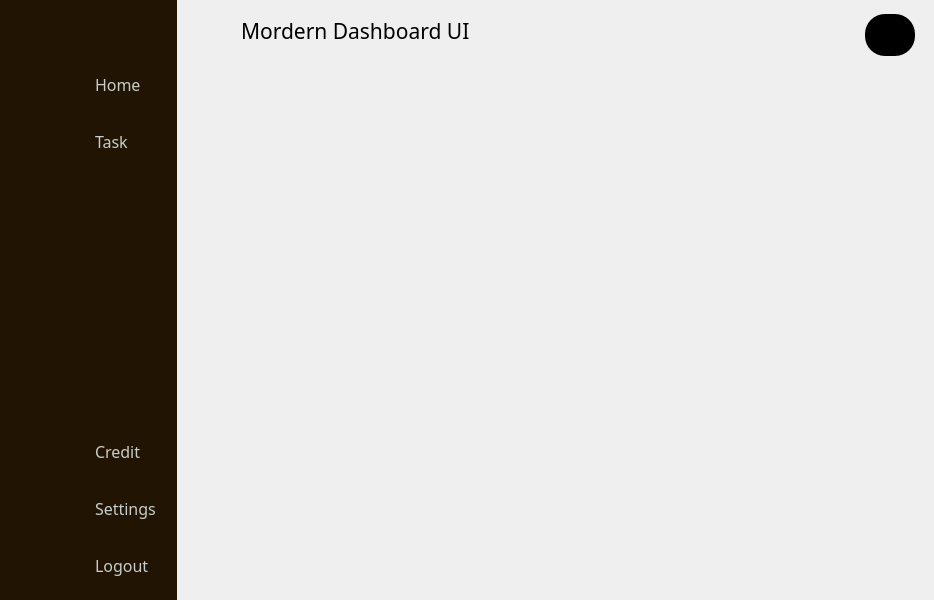
<?xml version="1.0" encoding="UTF-8"?>
<ui version="4.0">
 <class>MainWindow</class>
 <widget class="QMainWindow" name="MainWindow">
  <property name="geometry">
   <rect>
    <x>0</x>
    <y>0</y>
    <width>934</width>
    <height>600</height>
   </rect>
  </property>
  <property name="windowTitle">
   <string>MainWindow</string>
  </property>
  <property name="styleSheet">
   <string notr="true">*{
background:none;
border:none;
margin:0;
padding:0;
}

QDateEdit, QLineEdit{
border-radius:10px;
padding:2px;
margin:1px 6px;
}


#centralwidget{
background:
}
#IconMenu, #SideMenu{
background-color:#221402;
padding:0px;
margin:0px;
}


#IconMenu QPushButton, #IconMenu QLabel, #SideMenu QPushButton, #SideMenu QLabel{
background-color:#221402;
color:#C6CDCA;
text-align: left;
padding:14px 12px;

}

#IconMenuItems QPushButton, #MenuItems QPushButton{
               border-radius:10px;
            }

#IconMenuItems QPushButton:checked, #MenuItems QPushButton:checked,#IconMenuItems QPushButton:hover, #MenuItems QPushButton:hover {
                background-color: #010905;
            }


#header{
background-color:#2D221B
}
#header QLabel, #header QPushButton{
color:#C6CDCA;
font-size:16px
}
#header #userBtn{
      margin-right:20px;
}

#body{
background-color:#F0F0F0
}</string>
  </property>
  <widget class="QWidget" name="centralwidget">
   <layout class="QHBoxLayout" name="centralwidget_Layout">
    <property name="spacing">
     <number>0</number>
    </property>
    <property name="leftMargin">
     <number>0</number>
    </property>
    <property name="topMargin">
     <number>0</number>
    </property>
    <property name="rightMargin">
     <number>0</number>
    </property>
    <property name="bottomMargin">
     <number>0</number>
    </property>
    <item>
     <widget class="QWidget" name="IconMenu" native="true">
      <property name="maximumSize">
       <size>
        <width>80</width>
        <height>16777215</height>
       </size>
      </property>
      <layout class="QVBoxLayout" name="IconMenu_Layout">
       <property name="spacing">
        <number>0</number>
       </property>
       <property name="leftMargin">
        <number>0</number>
       </property>
       <property name="topMargin">
        <number>0</number>
       </property>
       <property name="rightMargin">
        <number>0</number>
       </property>
       <property name="bottomMargin">
        <number>0</number>
       </property>
       <item>
        <widget class="QFrame" name="IconMenuToggle">
         <property name="minimumSize">
          <size>
           <width>0</width>
           <height>50</height>
          </size>
         </property>
         <property name="maximumSize">
          <size>
           <width>16777215</width>
           <height>50</height>
          </size>
         </property>
         <property name="frameShape">
          <enum>QFrame::StyledPanel</enum>
         </property>
         <property name="frameShadow">
          <enum>QFrame::Raised</enum>
         </property>
         <layout class="QVBoxLayout" name="IconMenuToggle_Layout">
          <property name="leftMargin">
           <number>9</number>
          </property>
          <item>
           <widget class="QPushButton" name="IconToggleBtn">
            <property name="cursor">
             <cursorShape>PointingHandCursor</cursorShape>
            </property>
            <property name="toolTip">
             <string>Expand Menu</string>
            </property>
            <property name="text">
             <string/>
            </property>
            <property name="icon">
             <iconset resource="resource.qrc">
              <normaloff>:/icons/icons/menu.svg</normaloff>:/icons/icons/menu.svg</iconset>
            </property>
            <property name="iconSize">
             <size>
              <width>28</width>
              <height>28</height>
             </size>
            </property>
            <property name="checkable">
             <bool>true</bool>
            </property>
            <property name="autoRepeat">
             <bool>false</bool>
            </property>
            <property name="autoExclusive">
             <bool>true</bool>
            </property>
           </widget>
          </item>
         </layout>
        </widget>
       </item>
       <item>
        <widget class="QFrame" name="IconMenuItems">
         <property name="frameShape">
          <enum>QFrame::StyledPanel</enum>
         </property>
         <property name="frameShadow">
          <enum>QFrame::Raised</enum>
         </property>
         <layout class="QVBoxLayout" name="IconMenuItems_Layout">
          <item>
           <widget class="QPushButton" name="homeIconBtn">
            <property name="cursor">
             <cursorShape>PointingHandCursor</cursorShape>
            </property>
            <property name="toolTip">
             <string>Home</string>
            </property>
            <property name="text">
             <string/>
            </property>
            <property name="icon">
             <iconset resource="resource.qrc">
              <normaloff>:/icons/icons/home.svg</normaloff>:/icons/icons/home.svg</iconset>
            </property>
            <property name="iconSize">
             <size>
              <width>28</width>
              <height>28</height>
             </size>
            </property>
            <property name="checkable">
             <bool>true</bool>
            </property>
            <property name="autoExclusive">
             <bool>true</bool>
            </property>
            <property name="autoRepeatDelay">
             <number>100</number>
            </property>
            <property name="autoDefault">
             <bool>false</bool>
            </property>
            <property name="flat">
             <bool>false</bool>
            </property>
           </widget>
          </item>
          <item>
           <widget class="QPushButton" name="taskIconBtn">
            <property name="cursor">
             <cursorShape>PointingHandCursor</cursorShape>
            </property>
            <property name="toolTip">
             <string>Task</string>
            </property>
            <property name="text">
             <string/>
            </property>
            <property name="icon">
             <iconset resource="resource.qrc">
              <normaloff>:/icons/icons/edit-3.svg</normaloff>:/icons/icons/edit-3.svg</iconset>
            </property>
            <property name="iconSize">
             <size>
              <width>28</width>
              <height>28</height>
             </size>
            </property>
            <property name="checkable">
             <bool>true</bool>
            </property>
            <property name="autoExclusive">
             <bool>true</bool>
            </property>
            <property name="autoRepeatDelay">
             <number>100</number>
            </property>
            <property name="autoDefault">
             <bool>false</bool>
            </property>
            <property name="flat">
             <bool>false</bool>
            </property>
           </widget>
          </item>
          <item>
           <spacer name="IconMenuSpacer">
            <property name="orientation">
             <enum>Qt::Vertical</enum>
            </property>
            <property name="sizeHint" stdset="0">
             <size>
              <width>20</width>
              <height>40</height>
             </size>
            </property>
           </spacer>
          </item>
          <item>
           <widget class="QPushButton" name="creditIconBtn">
            <property name="cursor">
             <cursorShape>PointingHandCursor</cursorShape>
            </property>
            <property name="toolTip">
             <string>Credit</string>
            </property>
            <property name="text">
             <string/>
            </property>
            <property name="icon">
             <iconset resource="resource.qrc">
              <normaloff>:/icons/icons/credit-card.svg</normaloff>:/icons/icons/credit-card.svg</iconset>
            </property>
            <property name="iconSize">
             <size>
              <width>28</width>
              <height>28</height>
             </size>
            </property>
            <property name="checkable">
             <bool>true</bool>
            </property>
            <property name="autoExclusive">
             <bool>true</bool>
            </property>
            <property name="autoRepeatDelay">
             <number>100</number>
            </property>
            <property name="autoDefault">
             <bool>false</bool>
            </property>
            <property name="flat">
             <bool>false</bool>
            </property>
           </widget>
          </item>
          <item>
           <widget class="QPushButton" name="settingsIconBtn">
            <property name="cursor">
             <cursorShape>PointingHandCursor</cursorShape>
            </property>
            <property name="toolTip">
             <string>Settings</string>
            </property>
            <property name="text">
             <string/>
            </property>
            <property name="icon">
             <iconset resource="resource.qrc">
              <normaloff>:/icons/icons/settings.svg</normaloff>:/icons/icons/settings.svg</iconset>
            </property>
            <property name="iconSize">
             <size>
              <width>28</width>
              <height>28</height>
             </size>
            </property>
            <property name="checkable">
             <bool>true</bool>
            </property>
            <property name="autoExclusive">
             <bool>true</bool>
            </property>
            <property name="autoRepeatDelay">
             <number>100</number>
            </property>
            <property name="autoDefault">
             <bool>false</bool>
            </property>
            <property name="flat">
             <bool>false</bool>
            </property>
           </widget>
          </item>
          <item>
           <widget class="QPushButton" name="logoutIconBtn">
            <property name="cursor">
             <cursorShape>PointingHandCursor</cursorShape>
            </property>
            <property name="toolTip">
             <string>Logout</string>
            </property>
            <property name="text">
             <string/>
            </property>
            <property name="icon">
             <iconset resource="resource.qrc">
              <normaloff>:/icons/icons/log-out.svg</normaloff>:/icons/icons/log-out.svg</iconset>
            </property>
            <property name="iconSize">
             <size>
              <width>28</width>
              <height>28</height>
             </size>
            </property>
            <property name="checkable">
             <bool>true</bool>
            </property>
            <property name="autoExclusive">
             <bool>true</bool>
            </property>
            <property name="autoRepeatDelay">
             <number>100</number>
            </property>
            <property name="autoDefault">
             <bool>false</bool>
            </property>
            <property name="flat">
             <bool>false</bool>
            </property>
           </widget>
          </item>
         </layout>
        </widget>
       </item>
      </layout>
     </widget>
    </item>
    <item>
     <widget class="QWidget" name="SideMenu" native="true">
      <property name="maximumSize">
       <size>
        <width>180</width>
        <height>16777215</height>
       </size>
      </property>
      <layout class="QVBoxLayout" name="SideMenu_Layout">
       <property name="spacing">
        <number>0</number>
       </property>
       <property name="leftMargin">
        <number>0</number>
       </property>
       <property name="topMargin">
        <number>0</number>
       </property>
       <property name="rightMargin">
        <number>0</number>
       </property>
       <property name="bottomMargin">
        <number>0</number>
       </property>
       <item>
        <widget class="QFrame" name="MenuToggle">
         <property name="minimumSize">
          <size>
           <width>0</width>
           <height>50</height>
          </size>
         </property>
         <property name="maximumSize">
          <size>
           <width>16777215</width>
           <height>50</height>
          </size>
         </property>
         <property name="frameShape">
          <enum>QFrame::StyledPanel</enum>
         </property>
         <property name="frameShadow">
          <enum>QFrame::Raised</enum>
         </property>
         <layout class="QVBoxLayout" name="verticalLayout">
          <item>
           <widget class="QPushButton" name="ToggleBtn">
            <property name="cursor">
             <cursorShape>PointingHandCursor</cursorShape>
            </property>
            <property name="toolTip">
             <string>Narrow</string>
            </property>
            <property name="text">
             <string/>
            </property>
            <property name="icon">
             <iconset resource="resource.qrc">
              <normaloff>:/icons/icons/chevrons-left.svg</normaloff>:/icons/icons/chevrons-left.svg</iconset>
            </property>
            <property name="iconSize">
             <size>
              <width>28</width>
              <height>28</height>
             </size>
            </property>
            <property name="checkable">
             <bool>true</bool>
            </property>
            <property name="autoExclusive">
             <bool>true</bool>
            </property>
           </widget>
          </item>
         </layout>
        </widget>
       </item>
       <item>
        <widget class="QFrame" name="MenuItems">
         <property name="frameShape">
          <enum>QFrame::StyledPanel</enum>
         </property>
         <property name="frameShadow">
          <enum>QFrame::Raised</enum>
         </property>
         <layout class="QVBoxLayout" name="MenuItems_Layout">
          <item>
           <widget class="QPushButton" name="homeBtn">
            <property name="font">
             <font>
              <family>Poppins</family>
              <pointsize>12</pointsize>
             </font>
            </property>
            <property name="cursor">
             <cursorShape>PointingHandCursor</cursorShape>
            </property>
            <property name="toolTip">
             <string>Home</string>
            </property>
            <property name="text">
             <string>Home</string>
            </property>
            <property name="icon">
             <iconset resource="resource.qrc">
              <normaloff>:/icons/icons/home.svg</normaloff>:/icons/icons/home.svg</iconset>
            </property>
            <property name="iconSize">
             <size>
              <width>28</width>
              <height>28</height>
             </size>
            </property>
            <property name="checkable">
             <bool>true</bool>
            </property>
            <property name="autoExclusive">
             <bool>true</bool>
            </property>
            <property name="autoRepeatDelay">
             <number>100</number>
            </property>
            <property name="autoDefault">
             <bool>false</bool>
            </property>
            <property name="flat">
             <bool>false</bool>
            </property>
           </widget>
          </item>
          <item>
           <widget class="QPushButton" name="taskBtn">
            <property name="font">
             <font>
              <family>Poppins</family>
              <pointsize>12</pointsize>
             </font>
            </property>
            <property name="cursor">
             <cursorShape>PointingHandCursor</cursorShape>
            </property>
            <property name="toolTip">
             <string>Task</string>
            </property>
            <property name="text">
             <string>Task</string>
            </property>
            <property name="icon">
             <iconset resource="resource.qrc">
              <normaloff>:/icons/icons/edit-3.svg</normaloff>:/icons/icons/edit-3.svg</iconset>
            </property>
            <property name="iconSize">
             <size>
              <width>28</width>
              <height>28</height>
             </size>
            </property>
            <property name="checkable">
             <bool>true</bool>
            </property>
            <property name="autoExclusive">
             <bool>true</bool>
            </property>
            <property name="autoRepeatDelay">
             <number>100</number>
            </property>
            <property name="autoDefault">
             <bool>false</bool>
            </property>
            <property name="flat">
             <bool>false</bool>
            </property>
           </widget>
          </item>
          <item>
           <spacer name="sideMenuSpacer">
            <property name="orientation">
             <enum>Qt::Vertical</enum>
            </property>
            <property name="sizeHint" stdset="0">
             <size>
              <width>20</width>
              <height>40</height>
             </size>
            </property>
           </spacer>
          </item>
          <item>
           <widget class="QPushButton" name="creditBtn">
            <property name="font">
             <font>
              <family>Poppins</family>
              <pointsize>12</pointsize>
             </font>
            </property>
            <property name="cursor">
             <cursorShape>PointingHandCursor</cursorShape>
            </property>
            <property name="toolTip">
             <string>Credit</string>
            </property>
            <property name="text">
             <string>Credit</string>
            </property>
            <property name="icon">
             <iconset resource="resource.qrc">
              <normaloff>:/icons/icons/credit-card.svg</normaloff>:/icons/icons/credit-card.svg</iconset>
            </property>
            <property name="iconSize">
             <size>
              <width>28</width>
              <height>28</height>
             </size>
            </property>
            <property name="checkable">
             <bool>true</bool>
            </property>
            <property name="autoExclusive">
             <bool>true</bool>
            </property>
            <property name="autoRepeatDelay">
             <number>100</number>
            </property>
            <property name="autoDefault">
             <bool>false</bool>
            </property>
            <property name="flat">
             <bool>false</bool>
            </property>
           </widget>
          </item>
          <item>
           <widget class="QPushButton" name="settingsBtn">
            <property name="font">
             <font>
              <family>Poppins</family>
              <pointsize>12</pointsize>
             </font>
            </property>
            <property name="cursor">
             <cursorShape>PointingHandCursor</cursorShape>
            </property>
            <property name="toolTip">
             <string>Settings</string>
            </property>
            <property name="text">
             <string>Settings</string>
            </property>
            <property name="icon">
             <iconset resource="resource.qrc">
              <normaloff>:/icons/icons/settings.svg</normaloff>:/icons/icons/settings.svg</iconset>
            </property>
            <property name="iconSize">
             <size>
              <width>28</width>
              <height>28</height>
             </size>
            </property>
            <property name="checkable">
             <bool>true</bool>
            </property>
            <property name="autoExclusive">
             <bool>true</bool>
            </property>
            <property name="autoRepeatDelay">
             <number>100</number>
            </property>
            <property name="autoDefault">
             <bool>false</bool>
            </property>
            <property name="flat">
             <bool>false</bool>
            </property>
           </widget>
          </item>
          <item>
           <widget class="QPushButton" name="logoutBtn">
            <property name="font">
             <font>
              <family>Poppins</family>
              <pointsize>12</pointsize>
             </font>
            </property>
            <property name="cursor">
             <cursorShape>PointingHandCursor</cursorShape>
            </property>
            <property name="toolTip">
             <string>Logout</string>
            </property>
            <property name="text">
             <string>Logout</string>
            </property>
            <property name="icon">
             <iconset resource="resource.qrc">
              <normaloff>:/icons/icons/log-out.svg</normaloff>:/icons/icons/log-out.svg</iconset>
            </property>
            <property name="iconSize">
             <size>
              <width>28</width>
              <height>28</height>
             </size>
            </property>
            <property name="checkable">
             <bool>true</bool>
            </property>
            <property name="autoExclusive">
             <bool>true</bool>
            </property>
            <property name="autoRepeatDelay">
             <number>100</number>
            </property>
            <property name="autoDefault">
             <bool>false</bool>
            </property>
            <property name="flat">
             <bool>false</bool>
            </property>
           </widget>
          </item>
         </layout>
        </widget>
       </item>
      </layout>
     </widget>
    </item>
    <item>
     <widget class="QWidget" name="MainBody" native="true">
      <layout class="QVBoxLayout" name="MainBody_Layout">
       <property name="spacing">
        <number>0</number>
       </property>
       <property name="leftMargin">
        <number>0</number>
       </property>
       <property name="topMargin">
        <number>0</number>
       </property>
       <property name="rightMargin">
        <number>0</number>
       </property>
       <property name="bottomMargin">
        <number>0</number>
       </property>
       <item>
        <widget class="QWidget" name="Header" native="true">
         <property name="minimumSize">
          <size>
           <width>0</width>
           <height>60</height>
          </size>
         </property>
         <property name="maximumSize">
          <size>
           <width>16777215</width>
           <height>50</height>
          </size>
         </property>
         <layout class="QHBoxLayout" name="Header_Layout">
          <item alignment="Qt::AlignLeft">
           <widget class="QWidget" name="LeftHeader" native="true">
            <layout class="QHBoxLayout" name="LeftHeader_Layout">
             <property name="topMargin">
              <number>0</number>
             </property>
             <item>
              <widget class="QLabel" name="logo">
               <property name="minimumSize">
                <size>
                 <width>40</width>
                 <height>30</height>
                </size>
               </property>
               <property name="maximumSize">
                <size>
                 <width>40</width>
                 <height>30</height>
                </size>
               </property>
               <property name="text">
                <string/>
               </property>
               <property name="pixmap">
                <pixmap resource="resource.qrc">:/icons/logo.png</pixmap>
               </property>
               <property name="scaledContents">
                <bool>true</bool>
               </property>
              </widget>
             </item>
             <item>
              <widget class="QLabel" name="tag">
               <property name="font">
                <font>
                 <family>Poppins</family>
                 <pointsize>16</pointsize>
                </font>
               </property>
               <property name="text">
                <string>Mordern Dashboard UI</string>
               </property>
              </widget>
             </item>
            </layout>
           </widget>
          </item>
          <item>
           <spacer name="HeaderSpacer">
            <property name="orientation">
             <enum>Qt::Horizontal</enum>
            </property>
            <property name="sizeHint" stdset="0">
             <size>
              <width>40</width>
              <height>20</height>
             </size>
            </property>
           </spacer>
          </item>
          <item>
           <widget class="QWidget" name="RightHeader" native="true">
            <property name="styleSheet">
             <string notr="true">*{background-color: rgb(0, 0, 0);
 border-radius:20px;
margin-right:10px;
}</string>
            </property>
            <layout class="QHBoxLayout" name="RightHeader_Layout">
             <property name="topMargin">
              <number>9</number>
             </property>
             <property name="bottomMargin">
              <number>9</number>
             </property>
             <item>
              <widget class="QPushButton" name="userBtn">
               <property name="cursor">
                <cursorShape>PointingHandCursor</cursorShape>
               </property>
               <property name="text">
                <string/>
               </property>
               <property name="icon">
                <iconset resource="resource.qrc">
                 <normaloff>:/icons/icons/user.svg</normaloff>:/icons/icons/user.svg</iconset>
               </property>
               <property name="iconSize">
                <size>
                 <width>28</width>
                 <height>28</height>
                </size>
               </property>
               <property name="checkable">
                <bool>true</bool>
               </property>
               <property name="autoExclusive">
                <bool>true</bool>
               </property>
              </widget>
             </item>
            </layout>
           </widget>
          </item>
         </layout>
        </widget>
       </item>
       <item>
        <widget class="QWidget" name="Body" native="true">
         <layout class="QHBoxLayout" name="horizontalLayout">
          <property name="spacing">
           <number>0</number>
          </property>
          <property name="leftMargin">
           <number>0</number>
          </property>
          <property name="topMargin">
           <number>0</number>
          </property>
          <property name="rightMargin">
           <number>0</number>
          </property>
          <property name="bottomMargin">
           <number>0</number>
          </property>
          <item>
           <widget class="QStackedWidget" name="stackedWidget">
            <widget class="QWidget" name="page"/>
            <widget class="QWidget" name="page_2"/>
           </widget>
          </item>
         </layout>
        </widget>
       </item>
      </layout>
     </widget>
    </item>
   </layout>
  </widget>
 </widget>
 <resources>
  <include location="resource.qrc"/>
 </resources>
 <connections>
  <connection>
   <sender>ToggleBtn</sender>
   <signal>clicked()</signal>
   <receiver>IconMenu</receiver>
   <slot>show()</slot>
   <hints>
    <hint type="sourcelabel">
     <x>142</x>
     <y>24</y>
    </hint>
    <hint type="destinationlabel">
     <x>36</x>
     <y>299</y>
    </hint>
   </hints>
  </connection>
  <connection>
   <sender>ToggleBtn</sender>
   <signal>clicked()</signal>
   <receiver>SideMenu</receiver>
   <slot>hide()</slot>
   <hints>
    <hint type="sourcelabel">
     <x>142</x>
     <y>24</y>
    </hint>
    <hint type="destinationlabel">
     <x>142</x>
     <y>299</y>
    </hint>
   </hints>
  </connection>
  <connection>
   <sender>IconToggleBtn</sender>
   <signal>clicked()</signal>
   <receiver>SideMenu</receiver>
   <slot>show()</slot>
   <hints>
    <hint type="sourcelabel">
     <x>36</x>
     <y>24</y>
    </hint>
    <hint type="destinationlabel">
     <x>142</x>
     <y>299</y>
    </hint>
   </hints>
  </connection>
  <connection>
   <sender>IconToggleBtn</sender>
   <signal>clicked()</signal>
   <receiver>IconMenu</receiver>
   <slot>hide()</slot>
   <hints>
    <hint type="sourcelabel">
     <x>36</x>
     <y>24</y>
    </hint>
    <hint type="destinationlabel">
     <x>36</x>
     <y>299</y>
    </hint>
   </hints>
  </connection>
  <connection>
   <sender>homeBtn</sender>
   <signal>toggled(bool)</signal>
   <receiver>homeIconBtn</receiver>
   <slot>setChecked(bool)</slot>
   <hints>
    <hint type="sourcelabel">
     <x>93</x>
     <y>90</y>
    </hint>
    <hint type="destinationlabel">
     <x>45</x>
     <y>89</y>
    </hint>
   </hints>
  </connection>
  <connection>
   <sender>homeIconBtn</sender>
   <signal>toggled(bool)</signal>
   <receiver>homeBtn</receiver>
   <slot>setChecked(bool)</slot>
   <hints>
    <hint type="sourcelabel">
     <x>58</x>
     <y>69</y>
    </hint>
    <hint type="destinationlabel">
     <x>88</x>
     <y>75</y>
    </hint>
   </hints>
  </connection>
  <connection>
   <sender>taskBtn</sender>
   <signal>toggled(bool)</signal>
   <receiver>taskIconBtn</receiver>
   <slot>setChecked(bool)</slot>
   <hints>
    <hint type="sourcelabel">
     <x>93</x>
     <y>146</y>
    </hint>
    <hint type="destinationlabel">
     <x>58</x>
     <y>146</y>
    </hint>
   </hints>
  </connection>
  <connection>
   <sender>taskIconBtn</sender>
   <signal>toggled(bool)</signal>
   <receiver>taskBtn</receiver>
   <slot>setChecked(bool)</slot>
   <hints>
    <hint type="sourcelabel">
     <x>59</x>
     <y>131</y>
    </hint>
    <hint type="destinationlabel">
     <x>84</x>
     <y>131</y>
    </hint>
   </hints>
  </connection>
  <connection>
   <sender>creditBtn</sender>
   <signal>toggled(bool)</signal>
   <receiver>creditIconBtn</receiver>
   <slot>setChecked(bool)</slot>
   <hints>
    <hint type="sourcelabel">
     <x>83</x>
     <y>438</y>
    </hint>
    <hint type="destinationlabel">
     <x>48</x>
     <y>436</y>
    </hint>
   </hints>
  </connection>
  <connection>
   <sender>creditIconBtn</sender>
   <signal>toggled(bool)</signal>
   <receiver>creditBtn</receiver>
   <slot>setChecked(bool)</slot>
   <hints>
    <hint type="sourcelabel">
     <x>60</x>
     <y>417</y>
    </hint>
    <hint type="destinationlabel">
     <x>92</x>
     <y>421</y>
    </hint>
   </hints>
  </connection>
  <connection>
   <sender>settingsBtn</sender>
   <signal>toggled(bool)</signal>
   <receiver>settingsIconBtn</receiver>
   <slot>setChecked(bool)</slot>
   <hints>
    <hint type="sourcelabel">
     <x>89</x>
     <y>497</y>
    </hint>
    <hint type="destinationlabel">
     <x>43</x>
     <y>497</y>
    </hint>
   </hints>
  </connection>
  <connection>
   <sender>settingsIconBtn</sender>
   <signal>toggled(bool)</signal>
   <receiver>settingsBtn</receiver>
   <slot>setChecked(bool)</slot>
   <hints>
    <hint type="sourcelabel">
     <x>52</x>
     <y>479</y>
    </hint>
    <hint type="destinationlabel">
     <x>98</x>
     <y>481</y>
    </hint>
   </hints>
  </connection>
  <connection>
   <sender>logoutBtn</sender>
   <signal>toggled(bool)</signal>
   <receiver>logoutIconBtn</receiver>
   <slot>setChecked(bool)</slot>
   <hints>
    <hint type="sourcelabel">
     <x>87</x>
     <y>555</y>
    </hint>
    <hint type="destinationlabel">
     <x>39</x>
     <y>554</y>
    </hint>
   </hints>
  </connection>
  <connection>
   <sender>logoutIconBtn</sender>
   <signal>toggled(bool)</signal>
   <receiver>logoutBtn</receiver>
   <slot>setChecked(bool)</slot>
   <hints>
    <hint type="sourcelabel">
     <x>54</x>
     <y>569</y>
    </hint>
    <hint type="destinationlabel">
     <x>105</x>
     <y>569</y>
    </hint>
   </hints>
  </connection>
 </connections>
</ui>
